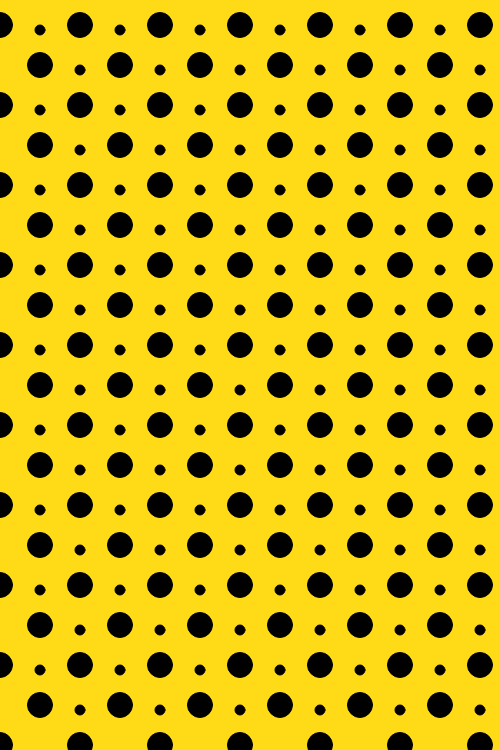
Frame 1 (no input)
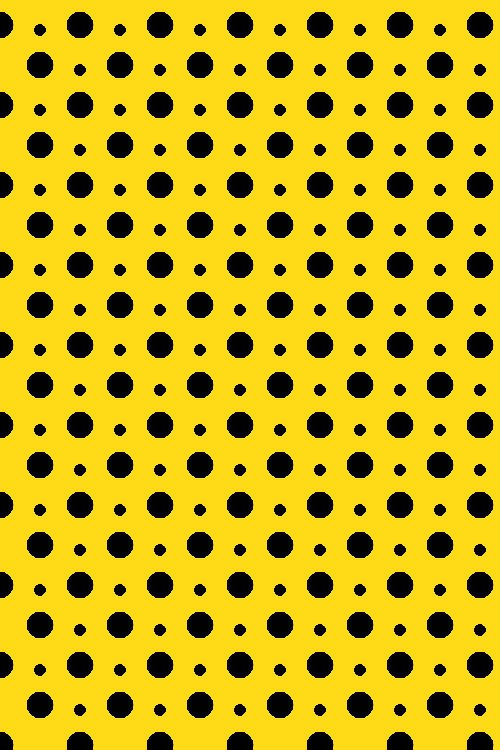
Frame 60 (no input)
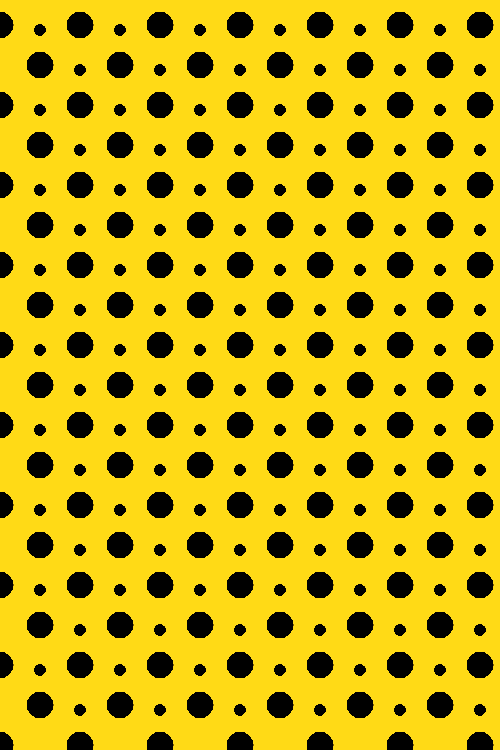
Frame 120 (the mouse pressed at the canvas centre since frame 60)

The p5.js sketch that drew these frames (run headless with seeded random() and noise() and a simulated clock; from frame 60 on, the mouse is pressed at the canvas centre):

// p5.js sketch
// ── sketch.js
let smallDiam = 10
let smallSpacing = 40

let largeDiam = 25;
let largeSpacing = 80

function setup() {
  createCanvas(500, 750);
  background(255, 218, 22);

}

function draw() {
  for (let x = 40; x < width; x += smallSpacing) {
    for (let y = 30; y < height; y += smallSpacing) {
      fill ("black")
      ellipse(x, y, smallDiam, smallDiam);
    }
  }
  translate(0, 0)
  for (let x = 0; x < width; x += largeSpacing) {
    for (let y = largeDiam; y < height; y += largeSpacing) {
      fill ("black")
      ellipse(x, y, largeDiam, largeDiam);
    }
  }
  translate(40, 40)
  for (let x = 0; x < width; x += largeSpacing) {
    for (let y = largeDiam; y < height; y += largeSpacing) {
      fill ("black")
      ellipse(x, y, largeDiam, largeDiam);
    }
  }

}
